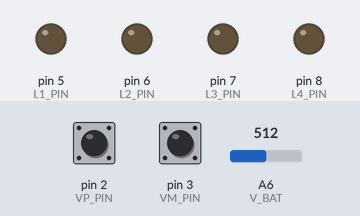
Bench run of a sketch on a simulated Arduino Nano, built with avr-gcc and run on an emulated ATmega328P. Shown: output pins drawn as LEDs (lit = HIGH). Inputs (shaded band) come from the test bench; at power-on: A6 (V_BAT) = 512, pin 2 (VP_PIN) HIGH, pin 3 (VM_PIN) HIGH. The audio player accepts every command and is not drawn; pins used as bus, display or sensor lines are not drawn; what the sketch prints to the serial monitor is not drawn.

Above: at 2.2 s.
2.3 s: A6 (V_BAT) set to 711
3.8 s: A6 (V_BAT) set to 728
At 5.1 s:
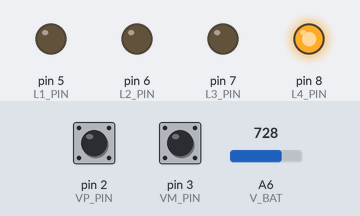
5.4 s: A6 (V_BAT) set to 775
At 6.4 s:
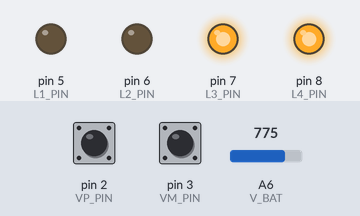
6.9 s: A6 (V_BAT) set to 788
8.4 s: A6 (V_BAT) set to 811
At 9.6 s:
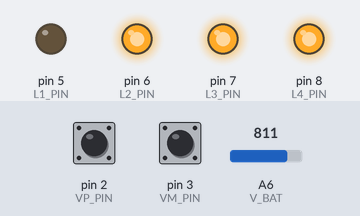
9.9 s: A6 (V_BAT) set to 511
At 10.8 s:
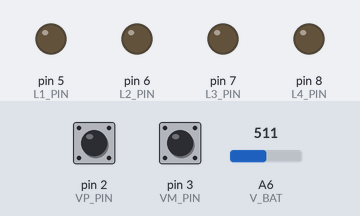
Timing chart, 0 to 12.4 s (numbered marks = the images above; inputs shaded):
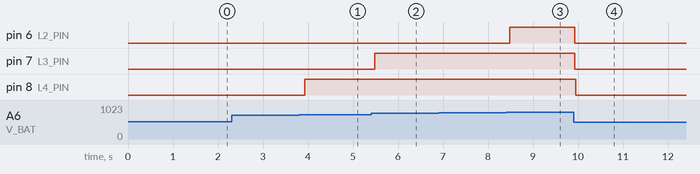

The sketch:

test1.ino
```cpp
/*
 * MFRC522 - Library to use ARDUINO RFID MODULE KIT 13.56 MHZ WITH TAGS SPI W AND R BY COOQROBOT.
 * The library file MFRC522.h has a wealth of useful info. Please read it.
 * The functions are documented in MFRC522.cpp.
 *
 * Based on code Dr.Leong   ( WWW.B2CQSHOP.COM )
 * Created by Miguel Balboa (circuitito.com), Jan, 2012.
 * Rewritten by Søren Thing Andersen (access.thing.dk), fall of 2013 (Translation to English, refactored, comments, anti collision, cascade levels.)
 * Released into the public domain.
 *
 * Sample program showing how to read data from a PICC using a MFRC522 reader on the Arduino SPI interface.
 *----------------------------------------------------------------------------- empty_skull
 * Aggiunti pin per arduino Mega
 * add pin configuration for arduino mega
 * http://mac86project.altervista.org/
 ----------------------------------------------------------------------------- Nicola Coppola
 * Pin layout should be as follows:
 * Signal     Pin              Pin               Pin
 *            Arduino Uno      Arduino Mega      MFRC522 board
 * ------------------------------------------------------------
 * Reset      9                5                 RST
 * SPI SS     10               53                SDA
 * SPI MOSI   11               51                MOSI
 * SPI MISO   12               50                MISO
 * SPI SCK    13               52                SCK
 *
 * The reader can be found on eBay for around 5 dollars. Search for "mf-rc522" on ebay.com.
 */

#include <SPI.h>
#include <MFRC522.h>
#include <DFMiniMp3.h>
#include <SoftwareSerial.h>

#define SS_PIN 10
#define RST_PIN 9
#define VP_PIN 2
#define VM_PIN 3
#define L1_PIN 5
#define L2_PIN 6
#define L3_PIN 7
#define L4_PIN 8
#define V_BAT A6

class Mp3Notify
{
public:
  static void OnError(uint16_t errorCode)
  {
    // see DfMp3_Error for code meaning
    Serial.println();
    Serial.print("Com Error ");
    Serial.println(errorCode);
  }

  static void OnPlayFinished(uint16_t globalTrack)
  {
    Serial.println();
    Serial.print("Play finished for #");
    Serial.println(globalTrack);
  }

  static void OnCardOnline(uint16_t code)
  {
    Serial.println();
    Serial.print("Card online ");
    Serial.println(code);
  }

  static void OnUsbOnline(uint16_t code)
  {
    Serial.println();
    Serial.print("USB Disk online ");
    Serial.println(code);
  }

  static void OnCardInserted(uint16_t code)
  {
    Serial.println();
    Serial.print("Card inserted ");
    Serial.println(code);
  }

  static void OnUsbInserted(uint16_t code)
  {
    Serial.println();
    Serial.print("USB Disk inserted ");
    Serial.println(code);
  }

  static void OnCardRemoved(uint16_t code)
  {
    Serial.println();
    Serial.print("Card removed ");
    Serial.println(code);
  }

  static void OnUsbRemoved(uint16_t code)
  {
    Serial.println();
    Serial.print("USB Disk removed ");
    Serial.println(code);
  }
};

void led(char s)
{
   switch(s)
   {
    case 0:
      digitalWrite(L1_PIN,0);
      digitalWrite(L2_PIN,0);
      digitalWrite(L3_PIN,0);
      digitalWrite(L4_PIN,0);
      break;
    case 1:
      digitalWrite(L1_PIN,0);
      digitalWrite(L2_PIN,0);
      digitalWrite(L3_PIN,0);
      digitalWrite(L4_PIN,1);
      break;
    case 2:
      digitalWrite(L1_PIN,0);
      digitalWrite(L2_PIN,0);
      digitalWrite(L3_PIN,1);
      digitalWrite(L4_PIN,1);
      break;
    case 3:
      digitalWrite(L1_PIN,0);
      digitalWrite(L2_PIN,1);
      digitalWrite(L3_PIN,1);
      digitalWrite(L4_PIN,1);
      break;
    case 4:
      digitalWrite(L1_PIN,1);
      digitalWrite(L2_PIN,1);
      digitalWrite(L3_PIN,1);
      digitalWrite(L4_PIN,1);
      break;
   }
   return;
}

MFRC522 mfrc522(SS_PIN, RST_PIN);  // Create MFRC522 instance.
byte nuidPICC[4];
DFMiniMp3<HardwareSerial, Mp3Notify> mp3(Serial);
byte volu=5;
char level[5]={0,0,0,0,0};

void setup() {
  delay(1000);
  pinMode(L1_PIN,OUTPUT);
  pinMode(L2_PIN,OUTPUT);
  pinMode(L3_PIN,OUTPUT);
  pinMode(L4_PIN,OUTPUT);
  digitalWrite(VP_PIN,1);
  digitalWrite(VM_PIN,1);


  Serial.begin(9600); // Initialize serial communications with the PC
  SPI.begin();      // Init SPI bus
  mp3.begin();
  mp3.setVolume(volu);
  mfrc522.PCD_Init(); // Init MFRC522 card
  Serial.println("Scan PICC to see UID and type...");

}

void loop() {
  // Look for new cards
  if(digitalRead(VP_PIN)==0 && volu<13)
  {
    volu++;
    mp3.setVolume(volu);
    delay(250);
  }
  if(digitalRead(VM_PIN)==0 && volu>0)
  {
    volu--;
    mp3.setVolume(volu);
    delay(250);
  }

  int nm=0;
  for(char i=0;i<4;i++)
  {
    level[i]=level[i+1];
    nm+=level[i];
  }
  level[4]=analogRead(V_BAT)/10;
  nm+=level[4];
  nm=nm/5;
  led((nm-68)/4);

  if ( ! mfrc522.PICC_IsNewCardPresent()) {
    return;
  }

  // Select one of the cards
  if ( ! mfrc522.PICC_ReadCardSerial()) {
    return;
  }

  byte buffer2[18];
  byte block=1;
  byte len=18;
  MFRC522::StatusCode status;
  MFRC522::MIFARE_Key key;
  for (byte i = 0; i < 6; i++) key.keyByte[i] = 0xFF;
  status = mfrc522.PCD_Authenticate(MFRC522::PICC_CMD_MF_AUTH_KEY_A, 1, &key, &(mfrc522.uid)); //line 834
  if (status != MFRC522::STATUS_OK) {
    //Serial.print(F("Authentication failed: "));
    //Serial.println(mfrc522.GetStatusCodeName(status));
    mfrc522.PCD_Init();
    return;
  }

  status = mfrc522.MIFARE_Read(block, buffer2, &len);
  if (status != MFRC522::STATUS_OK) {
    //Serial.print(F("Reading failed: "));
    //Serial.println(mfrc522.GetStatusCodeName(status));
    mfrc522.PCD_Init();
    return;
  }

  byte num[4];
  int number=0;
  for (uint8_t i = 1; i < 5; i++) {
    //Serial.print(buffer2[i]);
    num[i-1]=buffer2[i]-48;
  }
  number=(num[0]*1000)+(num[1]*100)+(num[2]*10)+(num[3]);
  mp3.playMp3FolderTrack(number);
  mfrc522.PCD_Init();
  delay(5000);

}
```

Measured:
- the behaviour switches between 719 and 720 on A6 (V_BAT) (found by bisection; images 0 and 1)
- the behaviour switches between 759 and 760 on A6 (V_BAT) (found by bisection; images 1 and 2)
- the behaviour switches between 799 and 800 on A6 (V_BAT) (found by bisection; images 2 and 3)
- after the input at 2.3 s, every drawn part: stays the same
- after the input at 3.8 s, pin 8 (L4_PIN): LOW → HIGH after 0.12 s
- after the input at 5.4 s, pin 7 (L3_PIN): LOW → HIGH after 0.09 s
- after the input at 6.9 s, every drawn part: stays the same
- after the input at 8.4 s, pin 6 (L2_PIN): LOW → HIGH after 0.09 s
- after the input at 9.9 s, pin 6 (L2_PIN), pin 7 (L3_PIN): HIGH → LOW at once; pin 8 (L4_PIN): HIGH → LOW after 0.05 s
